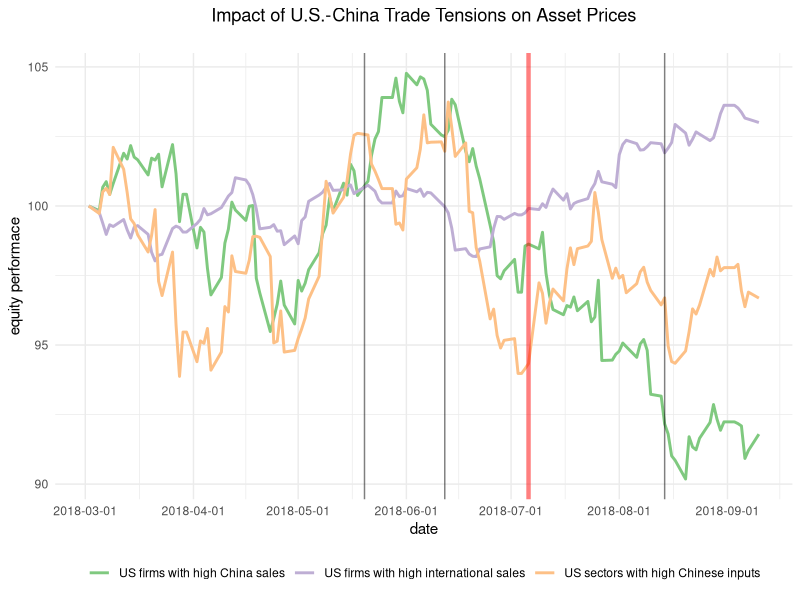

Reproduce this figure in R.
## ---- chunk 1
library(knitr)
knitr::opts_chunk$set(echo = TRUE, cache = TRUE)
library(ggplot2)
library(reshape)
library(stringi)
library(RColorBrewer)
## ---- chunk 2
data <- read.csv(file="china_US.csv")

data$date <- as.Date(data$date, format = "%m/%d/%Y")
data <- melt(data, id = "date", measure = colnames(data)[2:4])
data$variable <- stri_replace_all(data$variable, " ", regex = "\\.")
## ---- chunk 3
ggplot(data = data, aes(x=data$date, y = data$value, group = data$variable, color = data$variable)) +
  geom_line(size=1) +
  geom_vline(xintercept = as.Date("2018-07-06"), alpha=0.5, size = 1.5, color = "red") +
  geom_vline(xintercept = c(as.Date("2018-05-20"), as.Date("2018-06-12"), as.Date("2018-08-14")), alpha = 0.5) +
  scale_y_continuous(limits = c(min(data$value),max(data$value))) +
  scale_x_date(date_breaks = "1 month") +
  scale_color_manual(values = brewer.pal(3, "Accent")) + 
  xlab("date") +
  ylab("equity performace") +
  labs(title = "Impact of U.S.-China Trade Tensions on Asset Prices\n") + 
  theme_minimal() +
  theme(legend.title = element_blank(), plot.title = element_text(hjust = 0.5), legend.position = "bottom")
